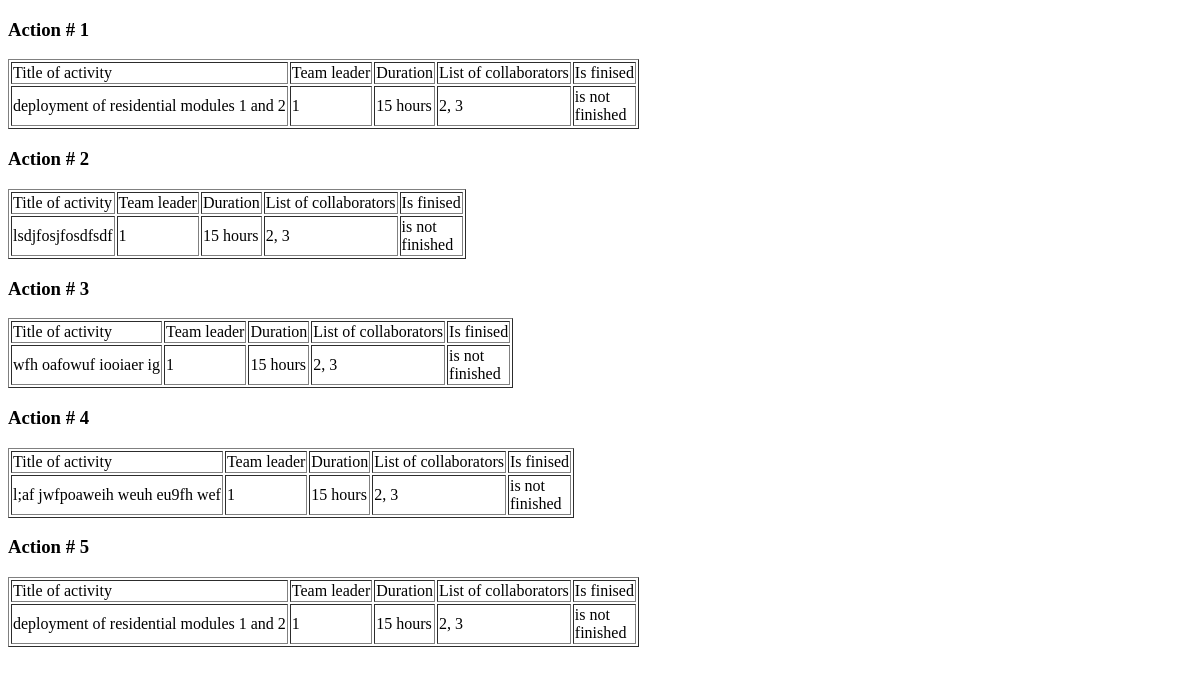
Before: / with the older database file.
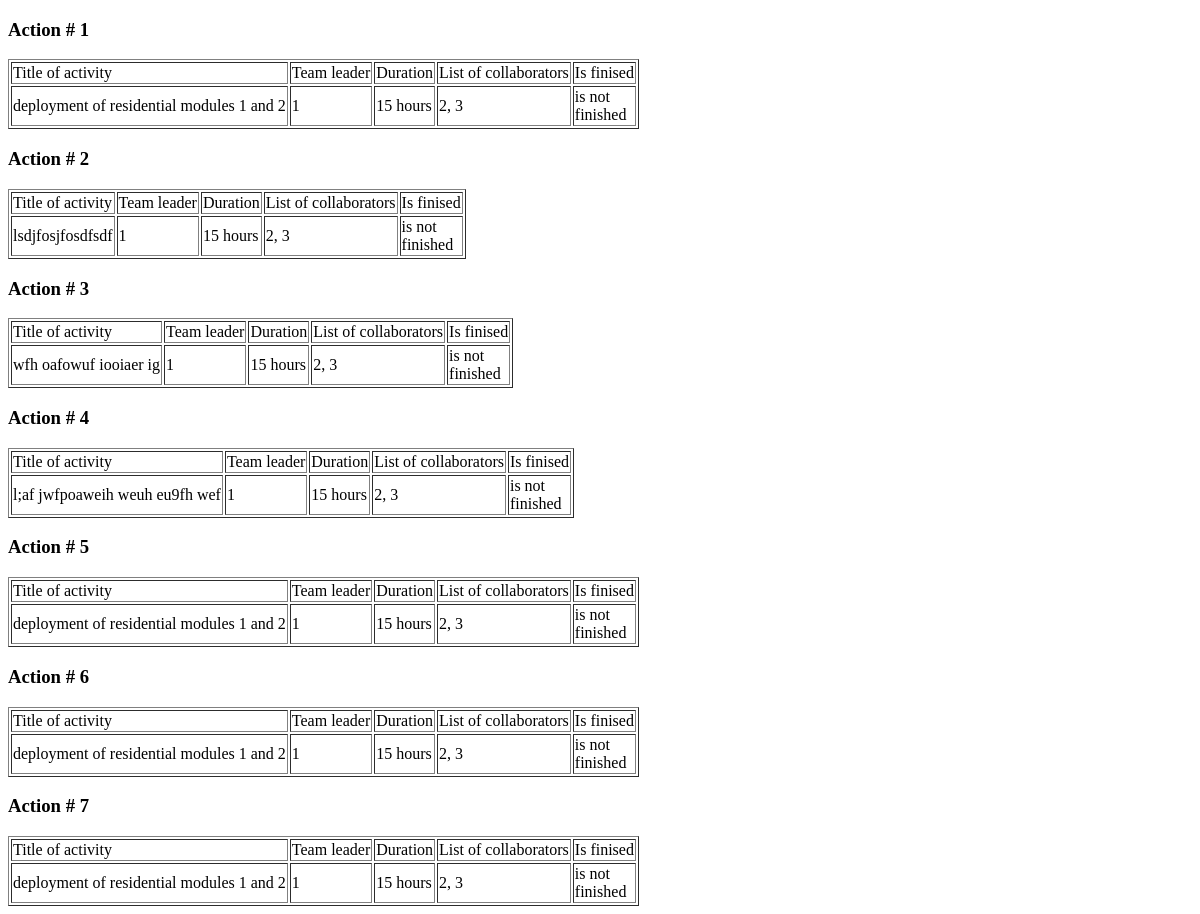
After: the same page with the newer database file.
### data/jobs.py (models this page shows)
class Jobs(SqlAlchemyBase):
    __tablename__ = 'jobs'
    id = sqlalchemy.Column(sqlalchemy.Integer,
                           primary_key=True, autoincrement=True)
    team_leader = sqlalchemy.Column(sqlalchemy.Integer,
                                    sqlalchemy.ForeignKey("users.id"))
    job = sqlalchemy.Column(sqlalchemy.String, nullable=True)
    work_size = sqlalchemy.Column(sqlalchemy.Integer,
                                  default=0)
    collaborators = sqlalchemy.Column(sqlalchemy.String, nullable=True)
    start_date = sqlalchemy.Column(sqlalchemy.Date)
    end_date = sqlalchemy.Column(sqlalchemy.Date)
    is_finished = sqlalchemy.Column(sqlalchemy.Boolean, default=True)

### main.py (the view)
@app.route('/')
def promotion_image():
    db_session.global_init('db/mars_explorer.db')
    db_sess = db_session.create_session()
    return render_template('index.html', jobs=db_sess.query(Jobs).all(), i=0)

### data/db_session.py (called while the page is built, shortened)
def global_init(db_file):
    global __factory
    if __factory:
        return

def create_session() -> Session:
    global __factory
    return __factory()

### templates/index.html (shortened to what this page needs)
<!DOCTYPE html>
<html lang="en">
<head>
</head>
<body>
    {% for job in jobs: %}
        <h3>Action # {{job.id}}</h3>
        <table border="1">
            <tr>
                <td>Title of activity</td>
                <td>Team leader</td>
                <td>Duration</td>
                <td>List of collaborators</td>
                <td>Is finised</td>
            </tr>
            <tr>
                <td>{{ job.job }}</td>
                <td>{{ job.team_leader }}</td>
                <td>{{ job.work_size }} hours</td>
                <td>{{ job.collaborators }}</td>
                {% if job.is_finished %}
                    <td>is finished</td>
                {% else %}
                    <td> is not <br> finished</td>
                {% endif %}
            </tr>
        </table>
    {% endfor %}
</body>
</html>

Changed rows visible on the page:
added Jobs: id "6", job "deployment of residential modules 1 and 2", team_leader "1", work_size "15", collaborators "2, 3", is_finished "is not"
added Jobs: id "7", job "deployment of residential modules 1 and 2", team_leader "1", work_size "15", collaborators "2, 3", is_finished "is not"
